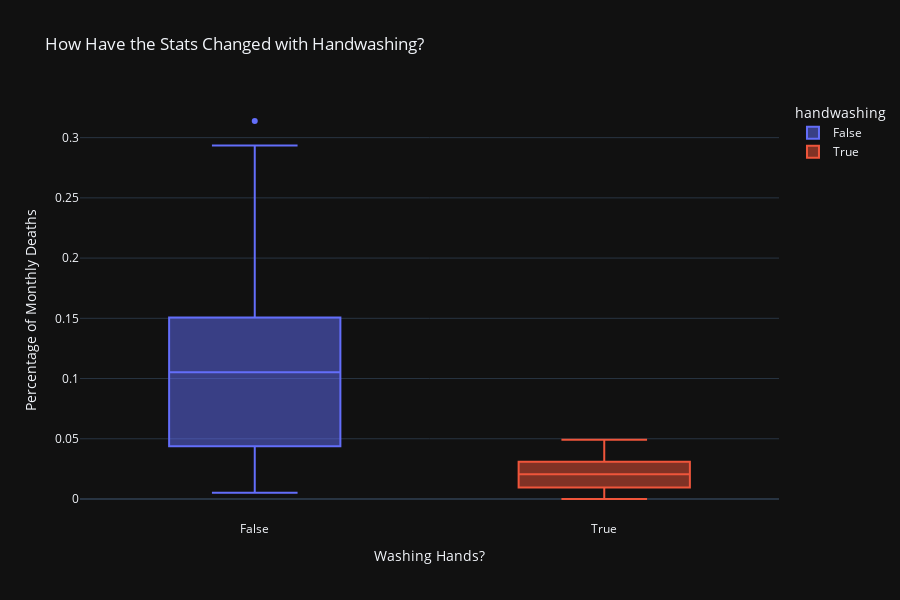

The notebook cell saved with this chart:
### Code cell
plt.figure(figsize=(12,6), dpi=150)
box = px.box(df_monthly,
             x='handwashing',
             y='pct_deaths',
             color='handwashing',
             title='How Have the Stats Changed with Handwashing?')


box.update_layout(xaxis_title='Washing Hands?',
                  yaxis_title='Percentage of Monthly Deaths',
                  height=600
)

box.show()

### Figure 1 — Plotly figure (JSON) as saved in the notebook; plotly's stock layout.template omitted (floating-point values rounded to 4 significant figures)
{"data": [{"alignmentgroup": "True", "hovertemplate": "handwashing=%{x}<br>pct_deaths=%{y}<extra></extra>", "legendgroup": "False", "marker": {"color": "#636efa"}, "name": "False", "notched": false, "offsetgroup": "False", "orientation": "v", "showlegend": true, "x": ["False", "False", "False", "False", "False", "False", "False", "False", "False", "False", "False", "False", "False", "False", "False", "False", "False", "False", "False", "False", "False", "False", "False", "False", "False", "False", "False", "False", "False", "False", "False", "False", "False", "False", "False", "False", "False", "False", "False", "False", "False", "False", "False", "False", "False", "False", "False", "False", "False", "False", "False", "False", "False", "False", "False", "False", "False", "False", "False", "False", "False", "False", "False", "False", "False", "False", "False", "False", "False", "False", "False", "False", "False", "False", "False", "False"], "x0": " ", "xaxis": "x", "y": [0.1457, 0.07531, 0.04332, 0.01569, 0.007843, 0.05, 0.08421, 0.01351, 0.01878, 0.1102, 0.2255, 0.2085, 0.1222, 0.1023, 0.1074, 0.03226, 0.06593, 0.2078, 0.2546, 0.1839, 0.2934, 0.2297, 0.3138, 0.1912, 0.1597, 0.1241, 0.1193, 0.06098, 0.04082, 0.005236, 0.01554, 0.02262, 0.176, 0.07143, 0.08051, 0.1516, 0.1128, 0.1703, 0.1731, 0.05833, 0.02679, 0.04369, 0.0632, 0.01224, 0.03226, 0.1102, 0.1055, 0.07591, 0.04745, 0.04452, 0.04231, 0.04392, 0.07143, 0.06122, 0.03586, 0.1055, 0.1484, 0.1094, 0.1049, 0.1339, 0.1809, 0.1543, 0.1897, 0.1344, 0.1015, 0.131, 0.1806, 0.1439, 0.1496, 0.1077, 0.05369, 0.03215, 0.01923, 0.03607, 0.1827, 0.1224], "y0": " ", "yaxis": "y", "type": "box"}, {"alignmentgroup": "True", "hovertemplate": "handwashing=%{x}<br>pct_deaths=%{y}<extra></extra>", "legendgroup": "True", "marker": {"color": "#EF553B"}, "name": "True", "notched": false, "offsetgroup": "True", "orientation": "v", "showlegend": true, "x": ["True", "True", "True", "True", "True", "True", "True", "True", "True", "True", "True", "True", "True", "True", "True", "True", "True", "True", "True", "True", "True", "True"], "x0": " ", "xaxis": "x", "y": [0.02239, 0.012, 0.01894, 0.0458, 0.03957, 0.04472, 0.0293, 0.03534, 0.006873, 0.0, 0.006557, 0.009585, 0.01136, 0.003717, 0.0, 0.009615, 0.02341, 0.02903, 0.0134, 0.02233, 0.03085, 0.04926], "y0": " ", "yaxis": "y", "type": "box"}], "layout": {"xaxis": {"anchor": "y", "domain": [0.0, 1.0], "title": {"text": "Washing Hands?"}, "categoryorder": "array", "categoryarray": ["False", "True"]}, "yaxis": {"anchor": "x", "domain": [0.0, 1.0], "title": {"text": "Percentage of Monthly Deaths"}}, "legend": {"title": {"text": "handwashing"}, "tracegroupgap": 0}, "title": {"text": "How Have the Stats Changed with Handwashing?"}, "boxmode": "overlay", "height": 600}}
